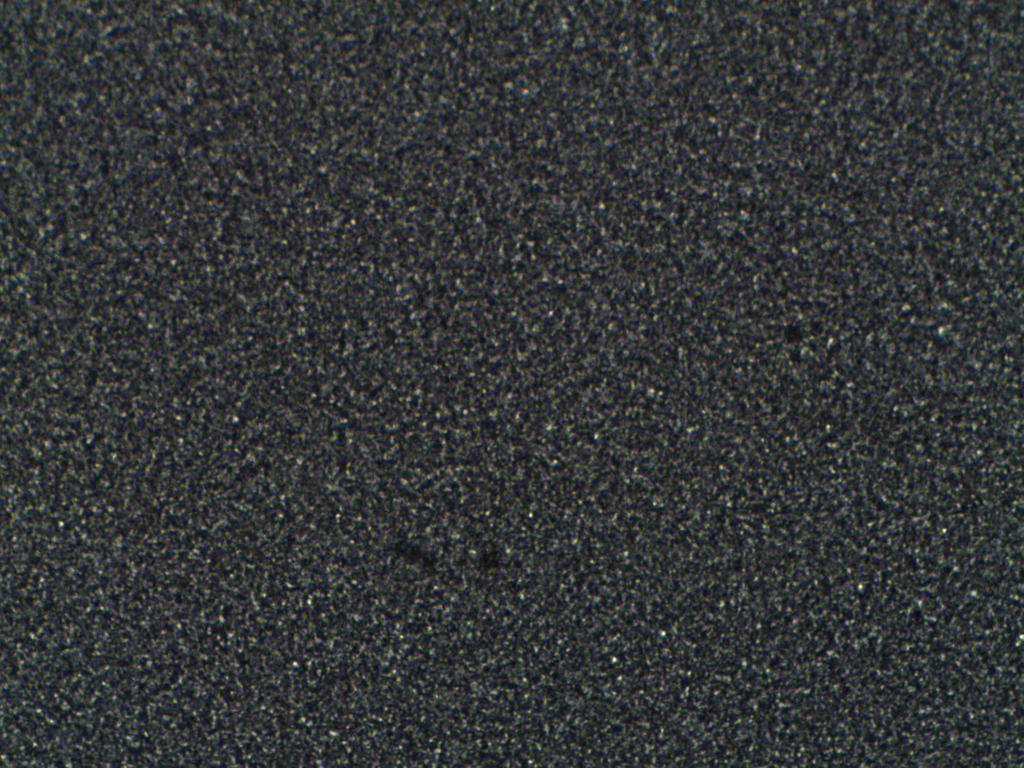
#> input picture 缺陷检测03/mura_defects_texture_02.png, 1024 x 768 px
$ python qx.py   (older library calls are emulated)
#> lines starting #> are read from the running program, lines starting #| are printed output that depends on the picture; after the words box and inside, x2 and y2 are one past the last pixel; in counts of white or black regions, pixels touching at a corner belong together
from skimage.feature import graycomatrix
from skimage.measure import regionprops
import cv2
import numpy as np
import matplotlib.pyplot as plt


# 初始化
def display_image(image, window_name='Image'):
    cv2.imshow(window_name, image)
    cv2.waitKey(0)  # 等待用户按键
    cv2.destroyAllWindows()  # 销毁显示的窗口


# 计算背景照明（简化版本）
def estimate_background_illumination(image):
    # 假设背景照明是低频部分（可以通过高斯滤波来估计）
    background = cv2.GaussianBlur(image, (21, 21), 0)
    return background


# 中值滤波
def median_filter(image, kernel_size=9):
    return cv2.medianBlur(image, kernel_size)


# 分水岭算法
def watershed_segmentation(image):
    # 归一化并找到阈值
    ret, threshed = cv2.threshold(image, 20, 255, cv2.THRESH_BINARY)

    # 需要确保图像是3通道的彩色图像
    image_colored = cv2.cvtColor(image, cv2.COLOR_GRAY2BGR)  # 转换为彩色图像

    # 进行分水岭分割
    dist_transform = cv2.distanceTransform(threshed, cv2.DIST_L2, 5)
    _, markers = cv2.threshold(dist_transform, 0.7 * dist_transform.max(), 255, 0)
    markers = np.uint8(markers)

    # 确保 markers 是 32 位整数类型
    markers = markers.astype(np.int32)  # 转换为32位整数

    cv2.watershed(image_colored, markers)  # 使用彩色图像和32位整数标记图像

    return markers


# 计算图像的共生矩阵特征（能量、相关性、同质性、对比度）
def cooc_feature_image(markers, image):
    # 使用skimage的regionprops来提取区域信息
    regions = regionprops(markers)

    energy, contrast, homogeneity, correlation = [], [], [], []

    for region in regions:
        min_row, min_col, max_row, max_col = region.bbox  # 获取区域的边界框

        # 提取子图像
        sub_image = image[min_row:max_row, min_col:max_col]

        # 计算灰度共生矩阵
        glcm = graycomatrix(sub_image, distances=[1], angles=[0], symmetric=True, normed=True)

        # 计算共生矩阵特征
        energy_val = np.sum(glcm ** 2)
        contrast_val = np.sum(np.square(glcm - np.mean(glcm)))
        homogeneity_val = np.sum(glcm / (1 + np.abs(glcm - np.mean(glcm))))
        correlation_val = np.corrcoef(glcm.flatten(), glcm.flatten())[0, 1]

        energy.append(energy_val)
        contrast.append(contrast_val)
        homogeneity.append(homogeneity_val)
        correlation.append(correlation_val)

    return energy, contrast, homogeneity, correlation


# 主要处理过程
def process_image(image_path):
    # 读取图像
#> called with image_path = 'mura_defects_texture_02.png'
    image = cv2.imread(image_path)
#> image is the input picture: shape (768, 1024, 3); mean B, G, R 55.7, 55.3, 52.2
    image_gray = cv2.cvtColor(image, cv2.COLOR_BGR2GRAY)

    # 估计背景照明
    background = estimate_background_illumination(image_gray)
#> in estimate_background_illumination, `background = cv2.GaussianBlur(image, (21, 21), 0)`:
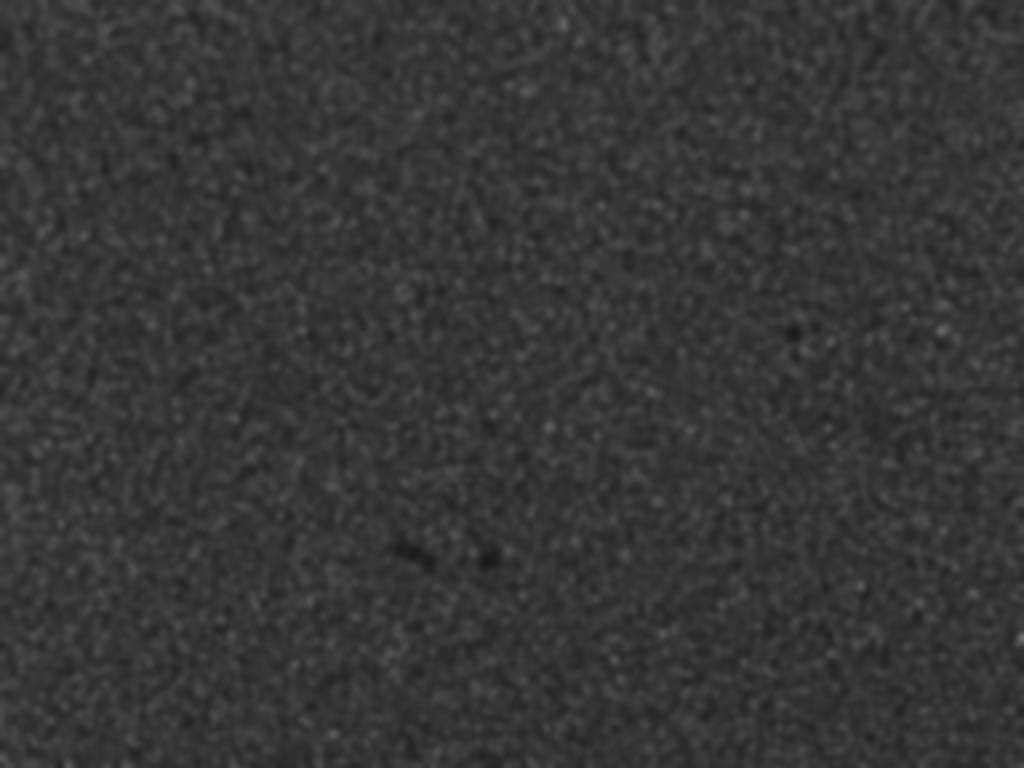
#> background: shape (768, 1024); min 25, max 114, mean 54.4

    # 图像减去背景照明
    image_sub = cv2.subtract(image_gray, background)

    # 中值滤波
    image_median = median_filter(image_sub)
#> in median_filter, `return cv2.medianBlur(image, kernel_size)`:
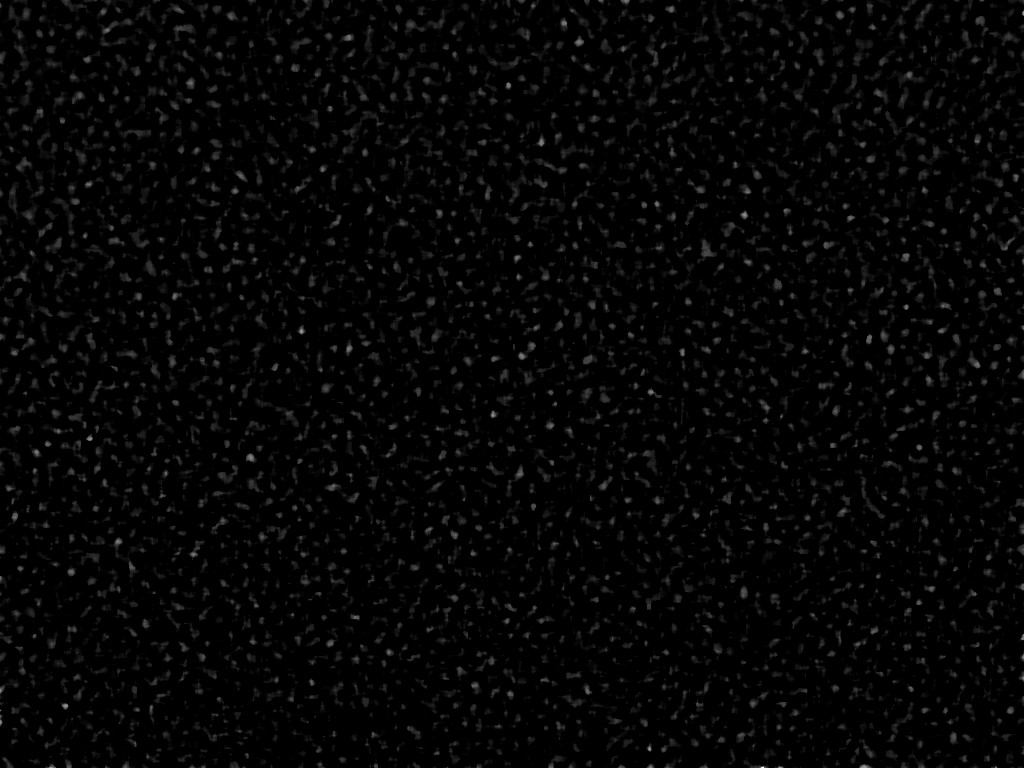
#> returned value: shape (768, 1024); min 0, max 39, mean 0.8; drawn with min black and max white

    # 分水岭算法
    markers = watershed_segmentation(image_median)
#> in watershed_segmentation, `ret, threshed = cv2.threshold(image, 20, 255, cv2.THRESH_BINARY)`:
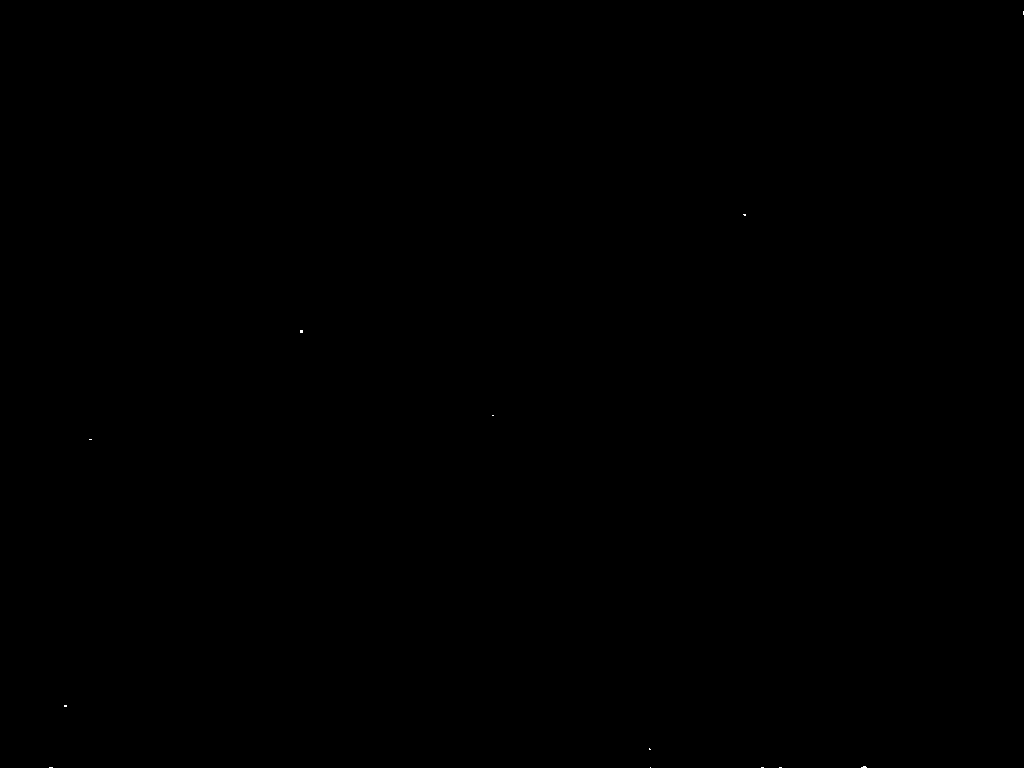
#> threshed: shape (768, 1024); 0.01% white in thin lines or dots
#> in watershed_segmentation, `_, markers = cv2.threshold(dist_transform, 0.7 * dist_transform.max(),..`: markers: shape (768, 1024) float32; 0% white in thin lines or dots, all inside (x1, y1, x2, y2) = (301, 331, 865, 768)
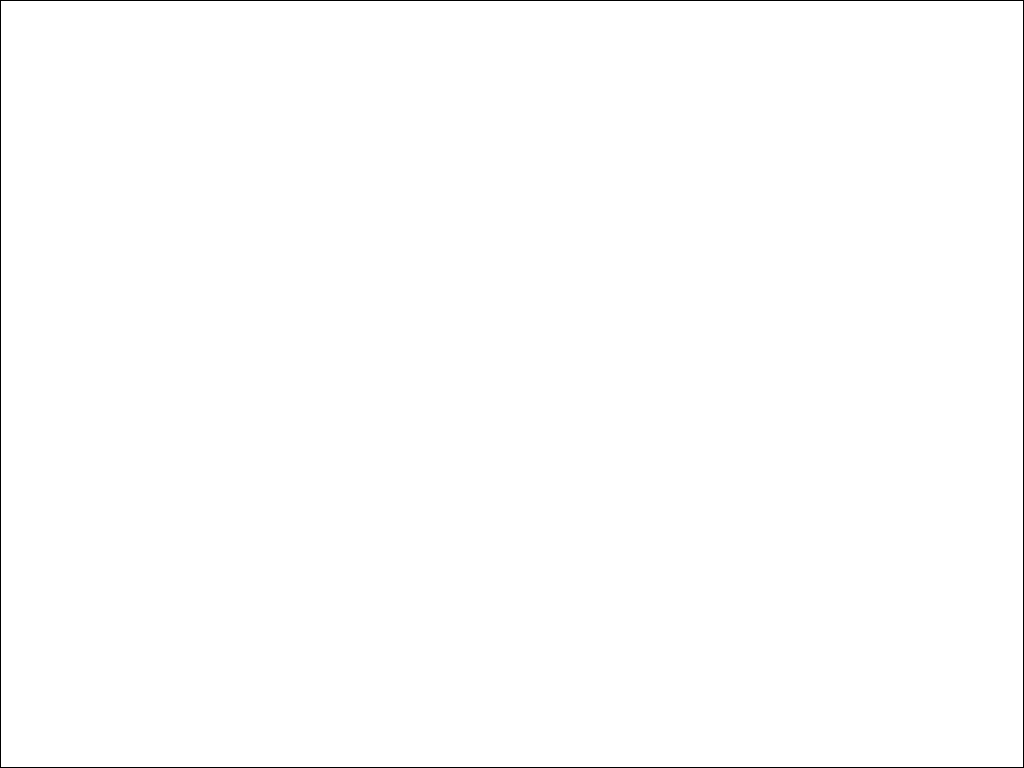
#> markers: shape (768, 1024) int32; values -1 (black) and 255 (white), 99.5% white; black in thin lines or dots

    # 对分水岭算法的结果进行共生矩阵特征计算
    energy, contrast, homogeneity, correlation = cooc_feature_image(markers, image_median)
#> in cooc_feature_image, `regions = regionprops(markers)`: regions = 1 regions; box (x1, y1, x2, y2) and area: (1, 1, 1023, 767) 782852
#> the loop in cooc_feature_image, `for region in regions:` made 1 pass
#> (min_row, min_col, max_row, max_col, energy_val, contrast_val, homogeneity_val, correlation_val) on pass 1: (1, 1, 767, 1023, 0.51, 0.51, 0.701, 1)
#> pass 1, in cooc_feature_image, `sub_image = image[min_row:max_row, min_col:max_col]`:
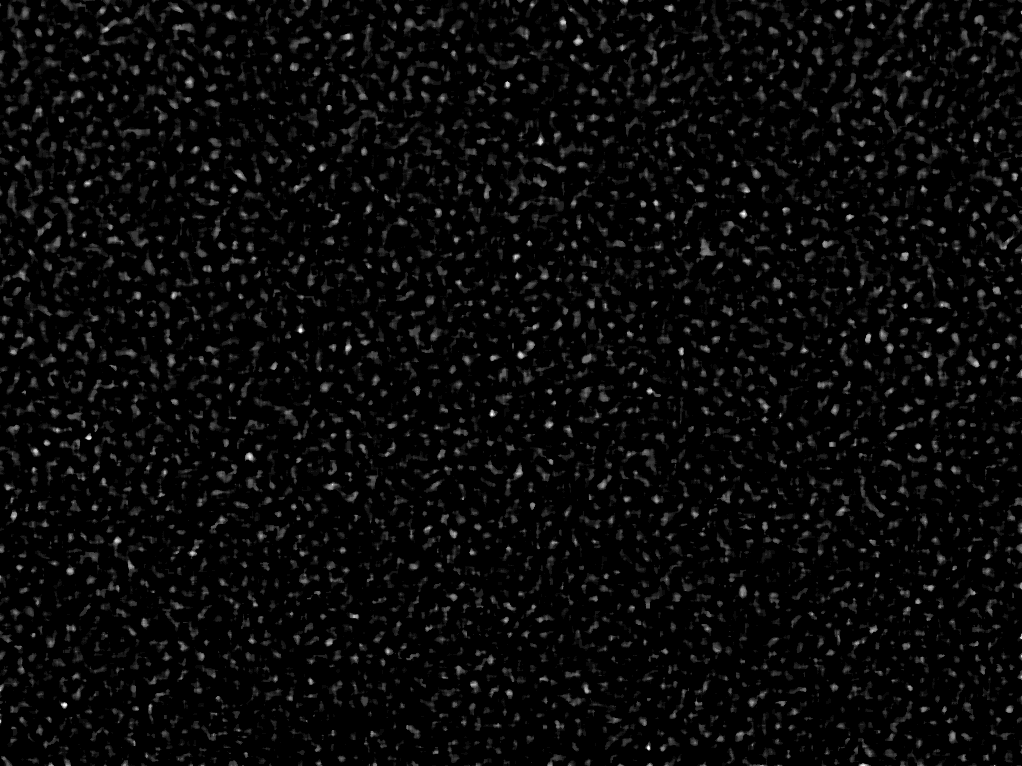
#> sub_image: shape (766, 1022); min 0, max 22, mean 0.8; drawn with min black and max white
#> after the loop in cooc_feature_image, `for region in regions:`: contrast = [0.51]; correlation = [1]; energy = [0.51]; homogeneity = [0.701]
#> energy = [0.51]; contrast = [0.51]; homogeneity = [0.701]; correlation = [1]

    # 调整能量阈值来选定缺陷
    defects_mask = np.where(np.array(energy) <= 0.05, 255, 0).astype(np.uint8)
#> defects_mask = [0]

    # 显示结果
    result_image = image.copy()
    contours, _ = cv2.findContours(defects_mask, cv2.RETR_EXTERNAL, cv2.CHAIN_APPROX_SIMPLE)
#> contours = []

    for cnt in contours:
        if cv2.contourArea(cnt) > 10:
            # 在缺陷区域绘制红色矩形框
            x, y, w, h = cv2.boundingRect(cnt)
            cv2.rectangle(result_image, (x, y), (x + w, y + h), (0, 0, 255), 2)  # 红色矩形框

            # 在区域中心画圆
            cx = int(x + w / 2)
            cy = int(y + h / 2)
            cv2.circle(result_image, (cx, cy), 10, (0, 0, 255), 2)  # 红色圆
#> this loop made 0 passes

    # 调用显示函数，显示最终结果
    display_image(result_image)
    print(f'{len(contours)} mura defects detected')
#| 0 mura defects detected


# 主程序
if __name__ == '__main__':
    process_image('mura_defects_texture_02.png')  # 替换为实际图像路径

$ run again, with 缺陷检测03/mura_defects_texture_01.png copied over 缺陷检测03/mura_defects_texture_02.png
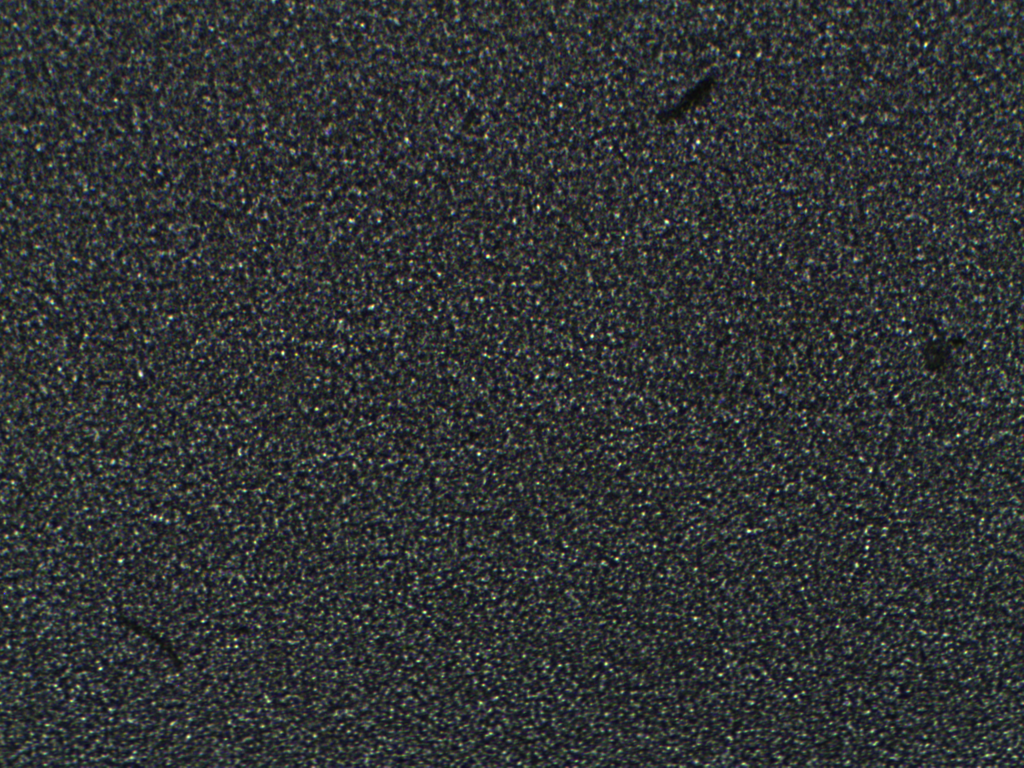
#> input picture 缺陷检测03/mura_defects_texture_01.png, 1024 x 768 px
#> in process_image, image is the input picture: shape (768, 1024, 3); mean B, G, R 53, 52.3, 49
#> in estimate_background_illumination, `background = cv2.GaussianBlur(image, (21, 21), 0)`:
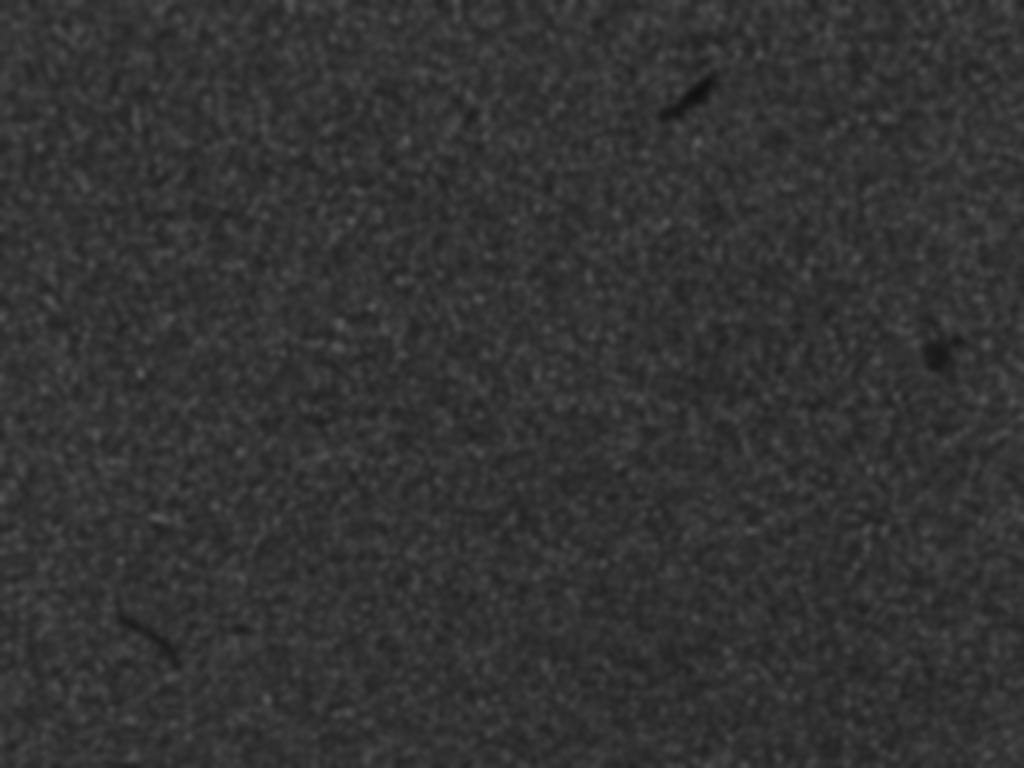
#> background: shape (768, 1024); min 17, max 88, mean 51.4
#> in median_filter, `return cv2.medianBlur(image, kernel_size)`:
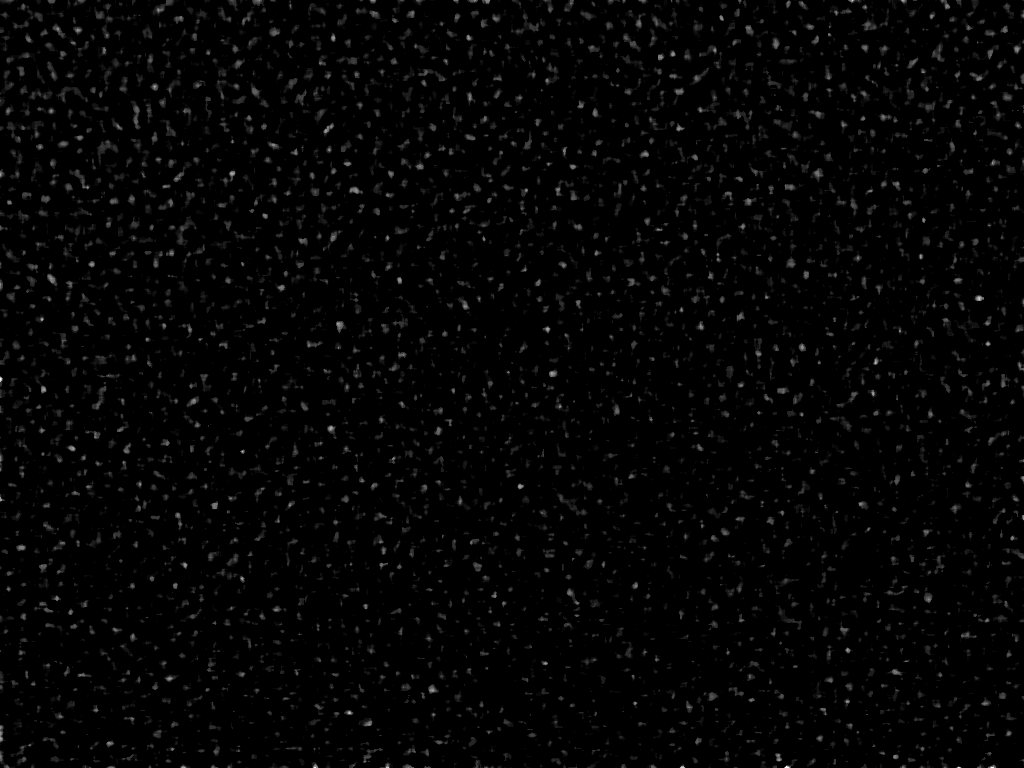
#> returned value: shape (768, 1024); min 0, max 27, mean 0.5; drawn with min black and max white
#> threshed: shape (768, 1024); 0% white in thin lines or dots
#> regions = 1 regions; box (x1, y1, x2, y2) and area: (1, 1, 1023, 767) 782852
#> the loop in cooc_feature_image, `for region in regions:` made 1 pass
#> (min_row, min_col, max_row, max_col, energy_val, contrast_val, homogeneity_val, correlation_val) on pass 1: (1, 1, 767, 1023, 0.662, 0.662, 0.634, 1)
#> after the loop in cooc_feature_image, `for region in regions:`: contrast = [0.662]; correlation = [1]; energy = [0.662]; homogeneity = [0.634]
#> in process_image, `energy, contrast, homogeneity, correlation = cooc_feature_image(marker..`: energy = [0.662]; homogeneity = [0.634]; correlation = [1]
#> defects_mask = [0]
#> contours = []
#| 0 mura defects detected
